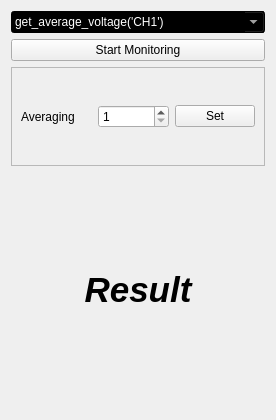
<?xml version="1.0" encoding="UTF-8"?>
<ui version="4.0">
 <class>Form</class>
 <widget class="QWidget" name="Form">
  <property name="geometry">
   <rect>
    <x>0</x>
    <y>0</y>
    <width>276</width>
    <height>420</height>
   </rect>
  </property>
  <property name="sizePolicy">
   <sizepolicy hsizetype="Preferred" vsizetype="Preferred">
    <horstretch>0</horstretch>
    <verstretch>0</verstretch>
   </sizepolicy>
  </property>
  <property name="windowTitle">
   <string>Form</string>
  </property>
  <layout class="QGridLayout" name="gridLayout">
   <item row="0" column="0">
    <layout class="QVBoxLayout" name="verticalLayout">
     <item>
      <widget class="QComboBox" name="cmdlist">
       <property name="minimumSize">
        <size>
         <width>250</width>
         <height>0</height>
        </size>
       </property>
       <property name="styleSheet">
        <string notr="true">background-color: rgb(0, 0, 0);
color: rgb(255, 255, 255);</string>
       </property>
       <property name="editable">
        <bool>true</bool>
       </property>
       <item>
        <property name="text">
         <string>get_average_voltage('CH1')</string>
        </property>
       </item>
       <item>
        <property name="text">
         <string>get_freq('ID1')</string>
        </property>
       </item>
       <item>
        <property name="text">
         <string>get_high_freq('ID1')</string>
        </property>
       </item>
       <item>
        <property name="text">
         <string>DutyCycle('ID1')[1]</string>
        </property>
       </item>
       <item>
        <property name="text">
         <string>MeasureInterval('ID1','ID2','rising','rising')</string>
        </property>
       </item>
      </widget>
     </item>
     <item>
      <widget class="QPushButton" name="pushButton">
       <property name="text">
        <string>Start Monitoring</string>
       </property>
      </widget>
     </item>
     <item>
      <widget class="QFrame" name="frame">
       <property name="sizePolicy">
        <sizepolicy hsizetype="Preferred" vsizetype="Expanding">
         <horstretch>0</horstretch>
         <verstretch>0</verstretch>
        </sizepolicy>
       </property>
       <property name="minimumSize">
        <size>
         <width>0</width>
         <height>10</height>
        </size>
       </property>
       <property name="frameShape">
        <enum>QFrame::StyledPanel</enum>
       </property>
       <property name="frameShadow">
        <enum>QFrame::Raised</enum>
       </property>
       <layout class="QHBoxLayout" name="horizontalLayout">
        <item>
         <widget class="QLabel" name="label">
          <property name="minimumSize">
           <size>
            <width>0</width>
            <height>20</height>
           </size>
          </property>
          <property name="text">
           <string>Averaging</string>
          </property>
         </widget>
        </item>
        <item>
         <widget class="QSpinBox" name="averageCount">
          <property name="minimum">
           <number>1</number>
          </property>
          <property name="maximum">
           <number>501</number>
          </property>
         </widget>
        </item>
        <item>
         <widget class="QPushButton" name="pushButton_2">
          <property name="text">
           <string>Set</string>
          </property>
         </widget>
        </item>
       </layout>
      </widget>
     </item>
     <item>
      <spacer name="verticalSpacer_2">
       <property name="orientation">
        <enum>Qt::Vertical</enum>
       </property>
       <property name="sizeHint" stdset="0">
        <size>
         <width>20</width>
         <height>40</height>
        </size>
       </property>
      </spacer>
     </item>
     <item>
      <widget class="QLabel" name="lastReading">
       <property name="font">
        <font>
         <pointsize>26</pointsize>
         <weight>75</weight>
         <italic>true</italic>
         <bold>true</bold>
        </font>
       </property>
       <property name="text">
        <string>Result</string>
       </property>
       <property name="alignment">
        <set>Qt::AlignCenter</set>
       </property>
      </widget>
     </item>
     <item>
      <spacer name="verticalSpacer">
       <property name="orientation">
        <enum>Qt::Vertical</enum>
       </property>
       <property name="sizeHint" stdset="0">
        <size>
         <width>20</width>
         <height>40</height>
        </size>
       </property>
      </spacer>
     </item>
    </layout>
   </item>
  </layout>
 </widget>
 <resources/>
 <connections>
  <connection>
   <sender>pushButton</sender>
   <signal>clicked()</signal>
   <receiver>Form</receiver>
   <slot>stream()</slot>
   <hints>
    <hint type="sourcelabel">
     <x>31</x>
     <y>50</y>
    </hint>
    <hint type="destinationlabel">
     <x>5</x>
     <y>82</y>
    </hint>
   </hints>
  </connection>
  <connection>
   <sender>pushButton_2</sender>
   <signal>clicked()</signal>
   <receiver>Form</receiver>
   <slot>setAverageCount()</slot>
   <hints>
    <hint type="sourcelabel">
     <x>239</x>
     <y>117</y>
    </hint>
    <hint type="destinationlabel">
     <x>274</x>
     <y>112</y>
    </hint>
   </hints>
  </connection>
 </connections>
 <slots>
  <slot>stream()</slot>
  <slot>setAverageCount()</slot>
 </slots>
</ui>
